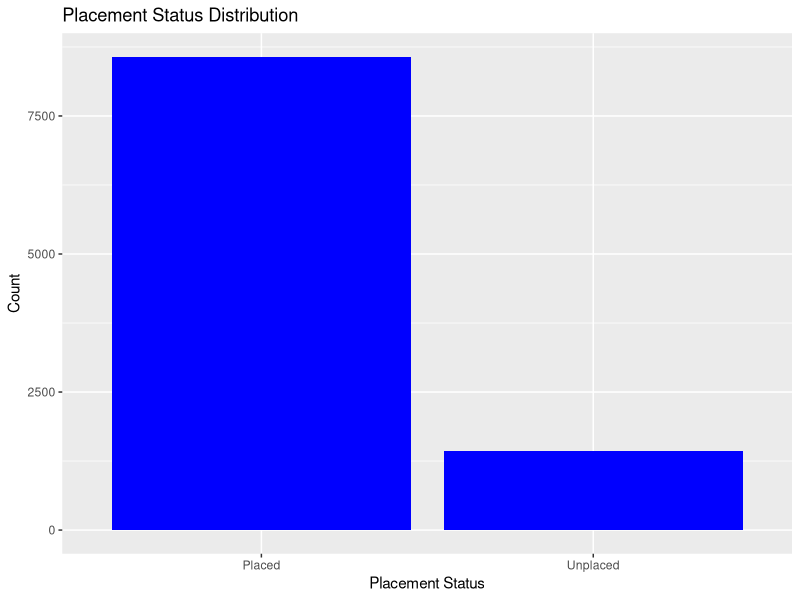
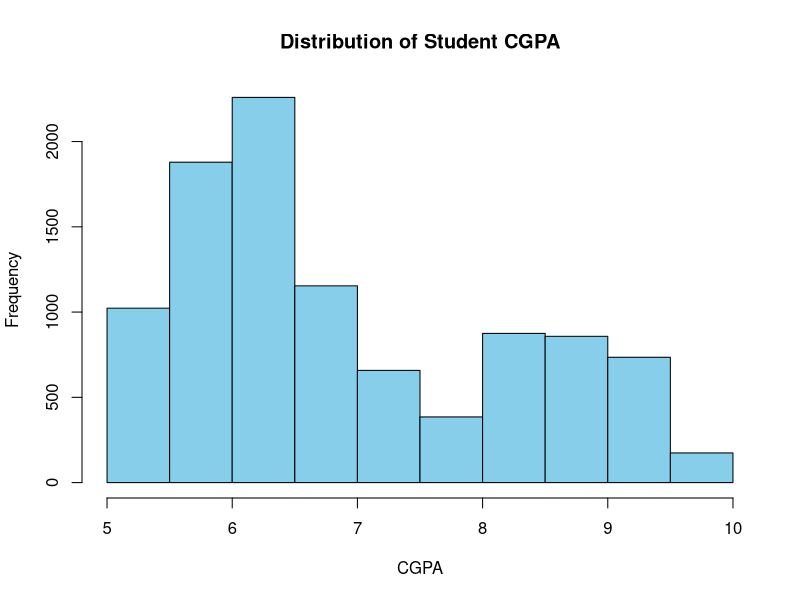
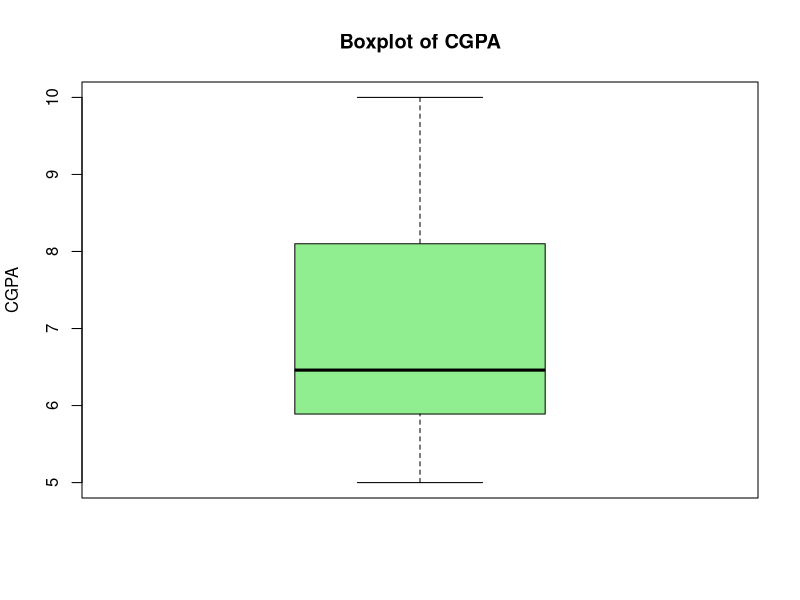
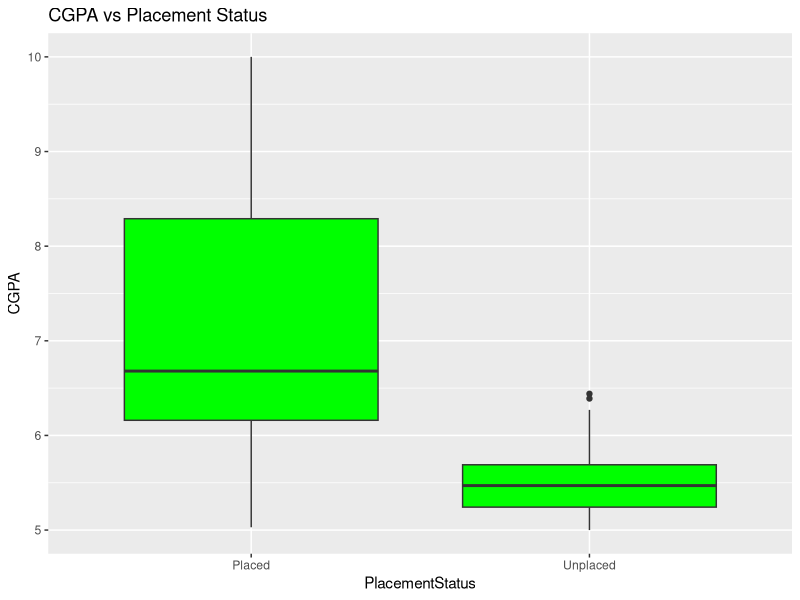
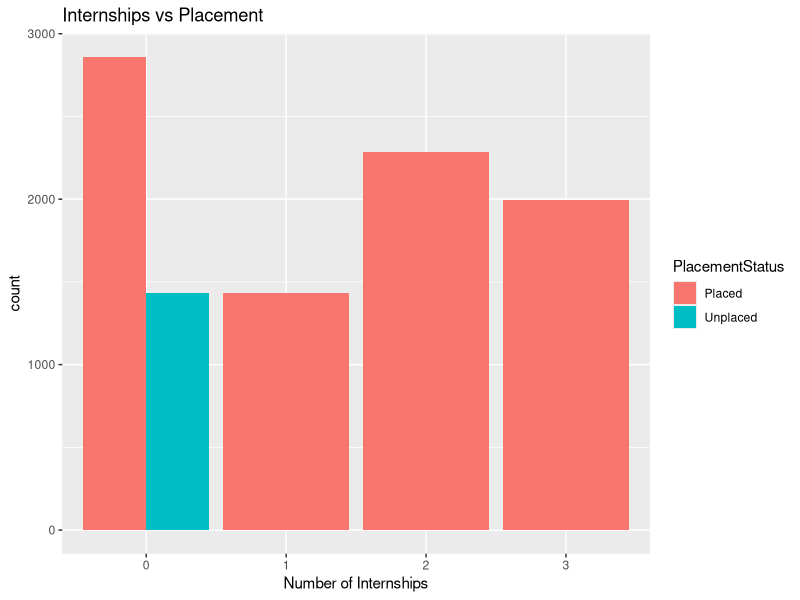
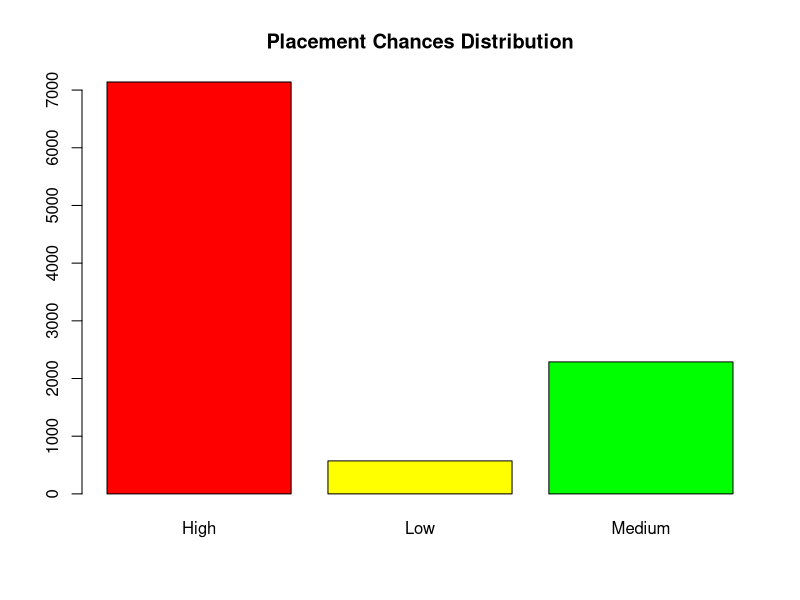
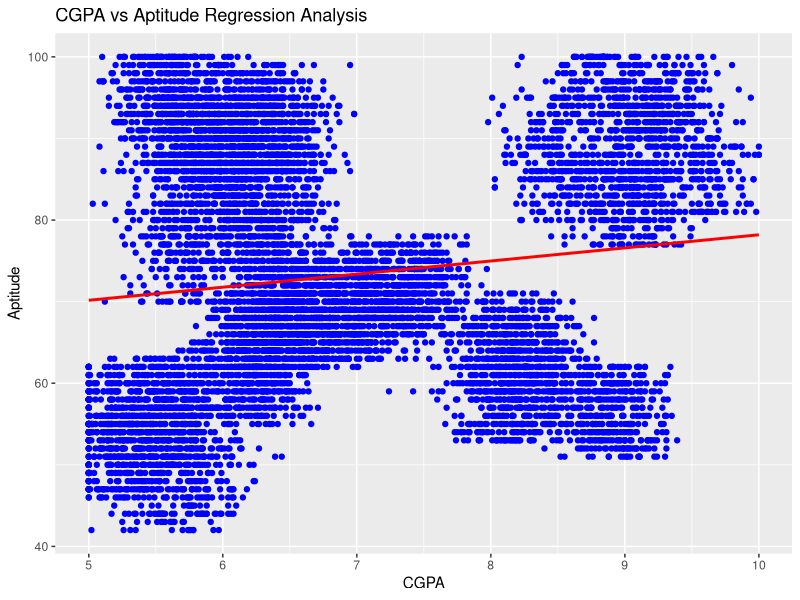

Write R code to recreate these figures, in order. (Note: this script raises an error after producing the figures.)
# CELL 1 – Project Title

cat("Placelytics: A Data-Driven Analysis of Student Placement Patterns")

# CELL 2 – Load Libraries

library(readr)
library(dplyr)
library(ggplot2)

# CELL 3 – Load Dataset

data <- read.csv("dataset_aiplacement.csv")

head(data)

# CELL 4 – Dataset Structure

str(data)

# CELL 5 – Summary Statistics

summary(data)

# CELL 6 – Column Names

colnames(data)

# CELL 7 – Missing Values Check

colSums(is.na(data))

# CELL 8 – Remove Missing Values

data <- na.omit(data)

# CELL 9 – Placement Status Count

table(data$PlacementStatus)

# CELL 10 – Placement Distribution Graph

ggplot(data, aes(x = PlacementStatus)) +
  geom_bar(fill = "blue") +
  ggtitle("Placement Status Distribution") +
  xlab("Placement Status") +
  ylab("Count")

# CELL 11 – Histogram of CGPA

hist(data$CGPA,
     col="skyblue",
     main="Distribution of Student CGPA",
     xlab="CGPA")

# CELL 12 – Boxplot of CGPA

boxplot(data$CGPA,
        col="lightgreen",
        main="Boxplot of CGPA",
        ylab="CGPA")

# CELL 13 – CGPA vs Placement Status

ggplot(data,
       aes(x = PlacementStatus,
           y = CGPA)) +
  geom_boxplot(fill = "green") +
  ggtitle("CGPA vs Placement Status")

# CELL 14 – Internships vs Placement

table(data$Internships,
      data$PlacementStatus)

# CELL 15 – Internship Analysis Graph


ggplot(data,
       aes(x = factor(Internships),
           fill = PlacementStatus)) +
  geom_bar(position = "dodge") +
  ggtitle("Internships vs Placement") +
  xlab("Number of Internships")

# CELL 16 – Chances Distribution

barplot(table(data$Chances),
        col = c("red","yellow","green"),
        main = "Placement Chances Distribution")

# CELL 17 – Correlation Matrix

numeric_data <- data %>%
  select(CGPA,
         Internships,
         Projects,
         Certifications,
         Aptitude)

cor(numeric_data)

# CELL 18 – Average Values

colMeans(data[, c("CGPA",
                  "Internships",
                  "Projects",
                  "Certifications",
                  "Aptitude")])

# CELL 19 – Linear Regression Model

model <- lm(Aptitude ~ CGPA,
            data = data)

summary(model)

# CELL 20 – Regression Graph (Corrected)

ggplot(data,
       aes(x = CGPA,
           y = Aptitude)) +
  geom_point(color = "blue") +
  geom_smooth(method = "lm",
              color = "red",
              se = FALSE) +
  ggtitle("CGPA vs Aptitude Regression Analysis") +
  xlab("CGPA") +
  ylab("Aptitude")

# CELL 21 – Correlation Value

cor(data$CGPA,
    data$Aptitude)

# CELL 22 – Placement Predictor Function

predictPlacement <- function(cgpa,
                             internships,
                             projects,
                             certifications,
                             aptitude){

  score <- cgpa +
           internships +
           projects +
           certifications +
           aptitude

  if(score >= 18){
    return(c("Placed","High"))
  }

  else if(score >= 12){
    return(c("Placed","Medium"))
  }

  else{
    return(c("Unplaced","Low"))
  }
}

# CELL 23 – Run Placement Predictor

predictPlacement()
